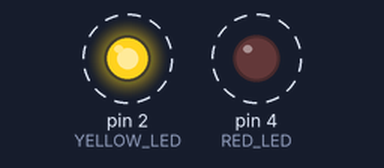
The sketch below on a simulated Arduino Uno, built with avr-gcc and run on an emulated ATmega328P. Shown: output pins drawn as LEDs (lit = HIGH). Dashed ring = blinking.

Above: at 0.2 s.
Timing chart, 0 to 3.0 s (numbered marks = the images above):
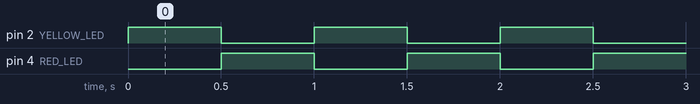

The sketch:

led_test.ino
```cpp
#define YELLOW_LED 2
#define RED_LED 4

void setup() {
  pinMode(YELLOW_LED, OUTPUT);
  pinMode(RED_LED, OUTPUT);
}

void loop() {
  digitalWrite(YELLOW_LED, HIGH);
  delay(500);
  digitalWrite(YELLOW_LED, LOW);

  digitalWrite(RED_LED, HIGH);
  delay(500);
  digitalWrite(RED_LED, LOW);
}
```

Measured:
- by itself, pin 2 (YELLOW_LED), pin 4 (RED_LED): alternates HIGH for 0.50 s and LOW for 0.50 s
- by itself, everything shown: repeats every 1.0 s, in 3 steps
